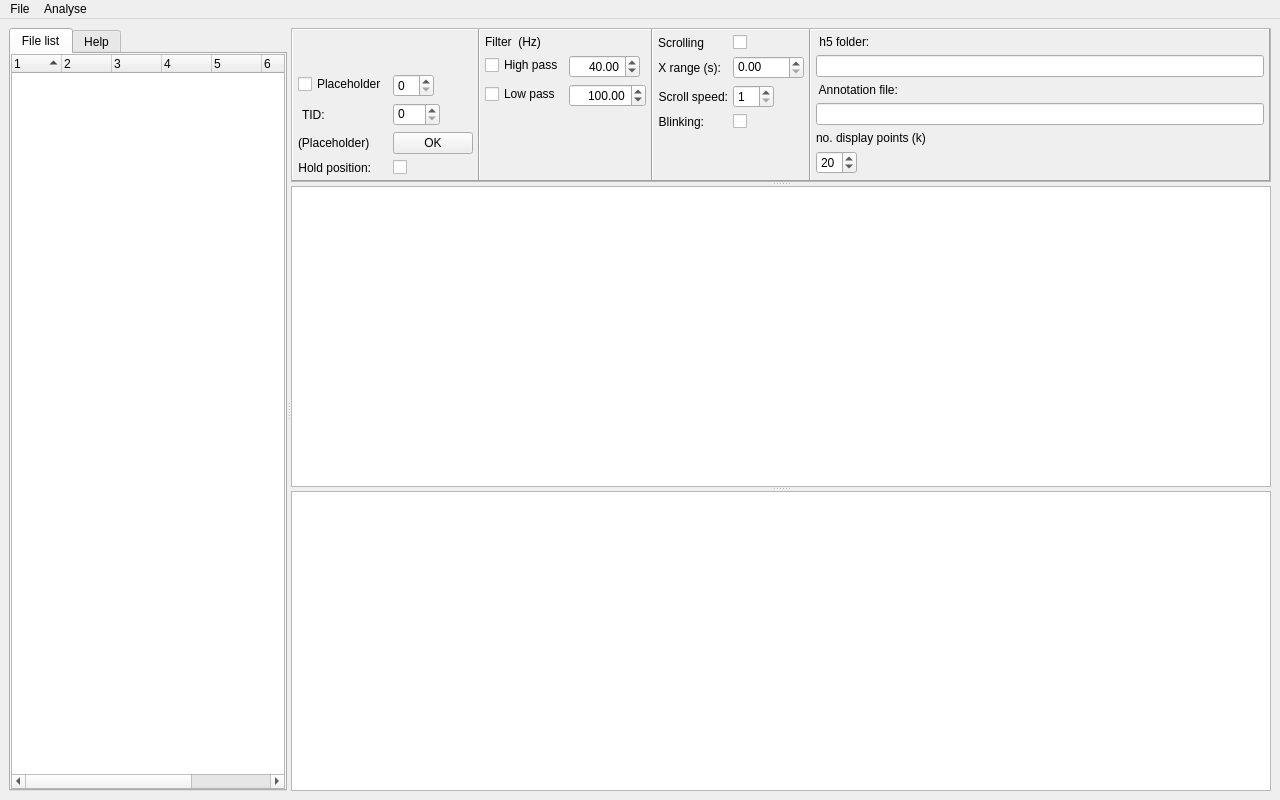
<?xml version="1.0" encoding="UTF-8"?>
<ui version="4.0">
 <class>MainWindow</class>
 <widget class="QMainWindow" name="MainWindow">
  <property name="geometry">
   <rect>
    <x>0</x>
    <y>0</y>
    <width>1280</width>
    <height>800</height>
   </rect>
  </property>
  <property name="windowTitle">
   <string>MainWindow</string>
  </property>
  <widget class="QWidget" name="centralwidget">
   <layout class="QGridLayout" name="gridLayout">
    <item row="0" column="0">
     <widget class="QSplitter" name="splitter_3">
      <property name="orientation">
       <enum>Qt::Horizontal</enum>
      </property>
      <widget class="QTabWidget" name="tabWidget">
       <property name="sizePolicy">
        <sizepolicy hsizetype="Preferred" vsizetype="Preferred">
         <horstretch>1</horstretch>
         <verstretch>0</verstretch>
        </sizepolicy>
       </property>
       <property name="currentIndex">
        <number>0</number>
       </property>
       <widget class="QWidget" name="widget">
        <attribute name="title">
         <string>File list</string>
        </attribute>
        <layout class="QVBoxLayout" name="verticalLayout_2">
         <property name="spacing">
          <number>0</number>
         </property>
         <property name="margin">
          <number>0</number>
         </property>
         <item>
          <widget class="QTreeWidget" name="treeWidget">
           <property name="enabled">
            <bool>true</bool>
           </property>
           <property name="sizePolicy">
            <sizepolicy hsizetype="Expanding" vsizetype="Expanding">
             <horstretch>0</horstretch>
             <verstretch>0</verstretch>
            </sizepolicy>
           </property>
           <property name="font">
            <font>
             <family>Helvetica Neue</family>
            </font>
           </property>
           <property name="autoExpandDelay">
            <number>-1</number>
           </property>
           <property name="columnCount">
            <number>8</number>
           </property>
           <attribute name="headerDefaultSectionSize">
            <number>50</number>
           </attribute>
           <attribute name="headerMinimumSectionSize">
            <number>5</number>
           </attribute>
           <attribute name="headerShowSortIndicator" stdset="0">
            <bool>true</bool>
           </attribute>
           <column>
            <property name="text">
             <string notr="true">1</string>
            </property>
            <property name="font">
             <font>
              <family>Helvetica Neue</family>
              <kerning>true</kerning>
             </font>
            </property>
           </column>
           <column>
            <property name="text">
             <string notr="true">2</string>
            </property>
            <property name="font">
             <font>
              <family>Helvetica Neue</family>
             </font>
            </property>
           </column>
           <column>
            <property name="text">
             <string notr="true">3</string>
            </property>
            <property name="font">
             <font>
              <family>Helvetica Neue</family>
             </font>
            </property>
           </column>
           <column>
            <property name="text">
             <string notr="true">4</string>
            </property>
            <property name="font">
             <font>
              <family>Helvetica Neue</family>
             </font>
            </property>
           </column>
           <column>
            <property name="text">
             <string notr="true">5</string>
            </property>
           </column>
           <column>
            <property name="text">
             <string notr="true">6</string>
            </property>
           </column>
           <column>
            <property name="text">
             <string notr="true">7</string>
            </property>
           </column>
           <column>
            <property name="text">
             <string notr="true">8</string>
            </property>
           </column>
          </widget>
         </item>
        </layout>
       </widget>
       <widget class="QWidget" name="tabWidgetPage2">
        <attribute name="title">
         <string>Help</string>
        </attribute>
        <layout class="QVBoxLayout" name="verticalLayout">
         <item>
          <widget class="QTextBrowser" name="textBrowser_4">
           <property name="sizePolicy">
            <sizepolicy hsizetype="Minimum" vsizetype="Expanding">
             <horstretch>0</horstretch>
             <verstretch>0</verstretch>
            </sizepolicy>
           </property>
           <property name="baseSize">
            <size>
             <width>300</width>
             <height>0</height>
            </size>
           </property>
           <property name="font">
            <font>
             <pointsize>10</pointsize>
            </font>
           </property>
           <property name="html">
            <string>&lt;!DOCTYPE HTML PUBLIC &quot;-//W3C//DTD HTML 4.0//EN&quot; &quot;http://www.w3.org/TR/REC-html40/strict.dtd&quot;&gt;
&lt;html&gt;&lt;head&gt;&lt;meta name=&quot;qrichtext&quot; content=&quot;1&quot; /&gt;&lt;style type=&quot;text/css&quot;&gt;
p, li { white-space: pre-wrap; }
&lt;/style&gt;&lt;/head&gt;&lt;body style=&quot; font-family:'.SF NS Text'; font-size:10pt; font-weight:400; font-style:normal;&quot;&gt;
&lt;p style=&quot; margin-top:0px; margin-bottom:0px; margin-left:0px; margin-right:0px; -qt-block-indent:0; text-indent:0px;&quot;&gt;&lt;span style=&quot; font-family:'MS Shell Dlg 2'; font-size:11pt; font-weight:600;&quot;&gt;Mouse functionality and keyboard shortcuts&lt;/span&gt;&lt;/p&gt;
&lt;p style=&quot;-qt-paragraph-type:empty; margin-top:0px; margin-bottom:0px; margin-left:0px; margin-right:0px; -qt-block-indent:0; text-indent:0px; font-family:'MS Shell Dlg 2'; font-size:11pt; font-weight:600;&quot;&gt;&lt;br /&gt;&lt;/p&gt;
&lt;p style=&quot; margin-top:0px; margin-bottom:0px; margin-left:0px; margin-right:0px; -qt-block-indent:0; text-indent:0px;&quot;&gt;&lt;span style=&quot; font-family:'MS Shell Dlg 2'; font-size:11pt;&quot;&gt;Mouse: Scroll when hovering over either axis in the main plot to zoom that axis only. Scrolling when in the middle will zoom both axes at the same time - you probably don't want that.&lt;/span&gt;&lt;/p&gt;
&lt;p style=&quot; margin-top:12px; margin-bottom:12px; margin-left:0px; margin-right:0px; -qt-block-indent:0; text-indent:0px;&quot;&gt;&lt;span style=&quot; font-family:'MS Shell Dlg 2'; font-size:11pt;&quot;&gt;Up arrow: 		Zoom in / speed up &lt;/span&gt;&lt;/p&gt;
&lt;p style=&quot; margin-top:12px; margin-bottom:12px; margin-left:0px; margin-right:0px; -qt-block-indent:0; text-indent:0px;&quot;&gt;&lt;span style=&quot; font-family:'MS Shell Dlg 2'; font-size:11pt;&quot;&gt;Down arrow: 	Zoom out / slow down &lt;/span&gt;&lt;/p&gt;
&lt;p style=&quot; margin-top:12px; margin-bottom:12px; margin-left:0px; margin-right:0px; -qt-block-indent:0; text-indent:0px;&quot;&gt;&lt;span style=&quot; font-family:'MS Shell Dlg 2'; font-size:11pt;&quot;&gt;Right arrow: 	Step right / scroll forwards &lt;/span&gt;&lt;/p&gt;
&lt;p style=&quot; margin-top:12px; margin-bottom:12px; margin-left:0px; margin-right:0px; -qt-block-indent:0; text-indent:0px;&quot;&gt;&lt;span style=&quot; font-family:'MS Shell Dlg 2'; font-size:11pt;&quot;&gt;Left arrow: 	Step left / scroll backwards&lt;/span&gt;&lt;/p&gt;
&lt;p style=&quot; margin-top:12px; margin-bottom:12px; margin-left:0px; margin-right:0px; -qt-block-indent:0; text-indent:0px;&quot;&gt;&lt;span style=&quot; font-family:'MS Shell Dlg 2'; font-size:11pt;&quot;&gt;Numbers: 		Set plot time interval &lt;/span&gt;&lt;/p&gt;
&lt;p style=&quot; margin-top:12px; margin-bottom:12px; margin-left:0px; margin-right:0px; -qt-block-indent:0; text-indent:0px;&quot;&gt;&lt;span style=&quot; font-family:'MS Shell Dlg 2'; font-size:11pt;&quot;&gt;B key: 		Toggle blink vs scroll &lt;/span&gt;&lt;/p&gt;
&lt;p style=&quot; margin-top:12px; margin-bottom:12px; margin-left:0px; margin-right:0px; -qt-block-indent:0; text-indent:0px;&quot;&gt;&lt;span style=&quot; font-family:'MS Shell Dlg 2'; font-size:11pt;&quot;&gt;Space bar:		Start scrolling (or blinking)&lt;/span&gt;&lt;/p&gt;
&lt;p style=&quot;-qt-paragraph-type:empty; margin-top:12px; margin-bottom:12px; margin-left:0px; margin-right:0px; -qt-block-indent:0; text-indent:0px; font-family:'MS Shell Dlg 2'; font-size:11pt;&quot;&gt;&lt;br /&gt;&lt;/p&gt;
&lt;p style=&quot; margin-top:12px; margin-bottom:12px; margin-left:0px; margin-right:0px; -qt-block-indent:0; text-indent:0px;&quot;&gt;&lt;span style=&quot; font-family:'MS Shell Dlg 2'; font-size:11pt;&quot;&gt;Left click + Shift:	Mark start of an event in uppper window&lt;/span&gt;&lt;/p&gt;
&lt;p style=&quot; margin-top:12px; margin-bottom:12px; margin-left:0px; margin-right:0px; -qt-block-indent:0; text-indent:0px;&quot;&gt;&lt;span style=&quot; font-family:'MS Shell Dlg 2'; font-size:11pt;&quot;&gt;Left click + Alt: 	Mark end of event&lt;/span&gt;&lt;/p&gt;
&lt;p style=&quot; margin-top:12px; margin-bottom:12px; margin-left:0px; margin-right:0px; -qt-block-indent:0; text-indent:0px;&quot;&gt;&lt;span style=&quot; font-family:'MS Shell Dlg 2'; font-size:11pt;&quot;&gt;Hold position checkbox: This controls the x axis position when you select another file in the file list. If the checkbox is ticked the xaxis position will be held. If unticked (default), selecting another file will move the window to the start of that file. &lt;/span&gt;&lt;/p&gt;&lt;/body&gt;&lt;/html&gt;</string>
           </property>
          </widget>
         </item>
        </layout>
       </widget>
      </widget>
      <widget class="QSplitter" name="splitter_2">
       <property name="sizePolicy">
        <sizepolicy hsizetype="Preferred" vsizetype="Expanding">
         <horstretch>100</horstretch>
         <verstretch>0</verstretch>
        </sizepolicy>
       </property>
       <property name="orientation">
        <enum>Qt::Vertical</enum>
       </property>
       <widget class="QFrame" name="frame_5">
        <property name="sizePolicy">
         <sizepolicy hsizetype="Preferred" vsizetype="Preferred">
          <horstretch>1</horstretch>
          <verstretch>1</verstretch>
         </sizepolicy>
        </property>
        <property name="maximumSize">
         <size>
          <width>16777215</width>
          <height>180</height>
         </size>
        </property>
        <property name="frameShape">
         <enum>QFrame::StyledPanel</enum>
        </property>
        <property name="frameShadow">
         <enum>QFrame::Raised</enum>
        </property>
        <layout class="QHBoxLayout" name="horizontalLayout">
         <property name="spacing">
          <number>0</number>
         </property>
         <property name="sizeConstraint">
          <enum>QLayout::SetMinimumSize</enum>
         </property>
         <property name="margin">
          <number>0</number>
         </property>
         <item>
          <widget class="QFrame" name="frame_4">
           <property name="sizePolicy">
            <sizepolicy hsizetype="Preferred" vsizetype="Preferred">
             <horstretch>20</horstretch>
             <verstretch>0</verstretch>
            </sizepolicy>
           </property>
           <property name="frameShape">
            <enum>QFrame::Panel</enum>
           </property>
           <property name="frameShadow">
            <enum>QFrame::Raised</enum>
           </property>
           <layout class="QFormLayout" name="formLayout_3">
            <property name="fieldGrowthPolicy">
             <enum>QFormLayout::FieldsStayAtSizeHint</enum>
            </property>
            <property name="formAlignment">
             <set>Qt::AlignLeading|Qt::AlignLeft|Qt::AlignTop</set>
            </property>
            <property name="leftMargin">
             <number>5</number>
            </property>
            <property name="topMargin">
             <number>44</number>
            </property>
            <property name="rightMargin">
             <number>5</number>
            </property>
            <property name="bottomMargin">
             <number>5</number>
            </property>
            <item row="0" column="0">
             <widget class="QCheckBox" name="fft_checkbox">
              <property name="text">
               <string>Placeholder</string>
              </property>
             </widget>
            </item>
            <item row="0" column="1">
             <widget class="QSpinBox" name="spinBox"/>
            </item>
            <item row="2" column="0">
             <widget class="QLabel" name="label_6">
              <property name="maximumSize">
               <size>
                <width>200</width>
                <height>16777215</height>
               </size>
              </property>
              <property name="layoutDirection">
               <enum>Qt::LeftToRight</enum>
              </property>
              <property name="text">
               <string> TID: </string>
              </property>
              <property name="alignment">
               <set>Qt::AlignRight|Qt::AlignTrailing|Qt::AlignVCenter</set>
              </property>
             </widget>
            </item>
            <item row="2" column="1">
             <widget class="QSpinBox" name="tid_spinBox">
              <property name="maximumSize">
               <size>
                <width>51</width>
                <height>16777215</height>
               </size>
              </property>
              <property name="alignment">
               <set>Qt::AlignLeading|Qt::AlignLeft|Qt::AlignTop</set>
              </property>
              <property name="maximum">
               <number>500</number>
              </property>
             </widget>
            </item>
            <item row="3" column="0">
             <widget class="QLabel" name="label_8">
              <property name="text">
               <string>(Placeholder)</string>
              </property>
             </widget>
            </item>
            <item row="3" column="1">
             <widget class="QPushButton" name="add_extra_line">
              <property name="text">
               <string>OK</string>
              </property>
             </widget>
            </item>
            <item row="5" column="0">
             <widget class="QLabel" name="label_11">
              <property name="layoutDirection">
               <enum>Qt::LeftToRight</enum>
              </property>
              <property name="text">
               <string>Hold position:</string>
              </property>
              <property name="alignment">
               <set>Qt::AlignRight|Qt::AlignTrailing|Qt::AlignVCenter</set>
              </property>
             </widget>
            </item>
            <item row="5" column="1">
             <widget class="QCheckBox" name="checkbox_hold_trace_position">
              <property name="font">
               <font>
                <pointsize>8</pointsize>
               </font>
              </property>
              <property name="layoutDirection">
               <enum>Qt::LeftToRight</enum>
              </property>
              <property name="text">
               <string/>
              </property>
             </widget>
            </item>
           </layout>
          </widget>
         </item>
         <item>
          <widget class="QFrame" name="frame">
           <property name="sizePolicy">
            <sizepolicy hsizetype="Preferred" vsizetype="Preferred">
             <horstretch>20</horstretch>
             <verstretch>0</verstretch>
            </sizepolicy>
           </property>
           <property name="layoutDirection">
            <enum>Qt::LeftToRight</enum>
           </property>
           <property name="frameShape">
            <enum>QFrame::Panel</enum>
           </property>
           <property name="frameShadow">
            <enum>QFrame::Raised</enum>
           </property>
           <layout class="QFormLayout" name="formLayout_2">
            <property name="fieldGrowthPolicy">
             <enum>QFormLayout::ExpandingFieldsGrow</enum>
            </property>
            <property name="formAlignment">
             <set>Qt::AlignLeading|Qt::AlignLeft|Qt::AlignTop</set>
            </property>
            <property name="horizontalSpacing">
             <number>5</number>
            </property>
            <property name="margin">
             <number>5</number>
            </property>
            <item row="4" column="0">
             <widget class="QCheckBox" name="checkbox_hp_filter">
              <property name="text">
               <string>High pass</string>
              </property>
             </widget>
            </item>
            <item row="4" column="1">
             <widget class="QDoubleSpinBox" name="hp_filter_freq">
              <property name="sizePolicy">
               <sizepolicy hsizetype="Preferred" vsizetype="Fixed">
                <horstretch>0</horstretch>
                <verstretch>0</verstretch>
               </sizepolicy>
              </property>
              <property name="wrapping">
               <bool>false</bool>
              </property>
              <property name="alignment">
               <set>Qt::AlignRight|Qt::AlignTrailing|Qt::AlignVCenter</set>
              </property>
              <property name="maximum">
               <double>5120.000000000000000</double>
              </property>
              <property name="value">
               <double>40.000000000000000</double>
              </property>
             </widget>
            </item>
            <item row="7" column="0">
             <widget class="QCheckBox" name="checkbox_lp_filter">
              <property name="text">
               <string>Low pass</string>
              </property>
             </widget>
            </item>
            <item row="7" column="1">
             <widget class="QDoubleSpinBox" name="lp_filter_freq">
              <property name="sizePolicy">
               <sizepolicy hsizetype="Preferred" vsizetype="Fixed">
                <horstretch>0</horstretch>
                <verstretch>0</verstretch>
               </sizepolicy>
              </property>
              <property name="alignment">
               <set>Qt::AlignRight|Qt::AlignTrailing|Qt::AlignVCenter</set>
              </property>
              <property name="maximum">
               <double>30000.000000000000000</double>
              </property>
              <property name="value">
               <double>100.000000000000000</double>
              </property>
             </widget>
            </item>
            <item row="3" column="0">
             <widget class="QLabel" name="label_2">
              <property name="font">
               <font>
                <weight>50</weight>
                <bold>false</bold>
               </font>
              </property>
              <property name="layoutDirection">
               <enum>Qt::LeftToRight</enum>
              </property>
              <property name="text">
               <string>Filter  (Hz)</string>
              </property>
              <property name="alignment">
               <set>Qt::AlignCenter</set>
              </property>
             </widget>
            </item>
           </layout>
          </widget>
         </item>
         <item>
          <widget class="QFrame" name="frame_2">
           <property name="sizePolicy">
            <sizepolicy hsizetype="Preferred" vsizetype="Preferred">
             <horstretch>20</horstretch>
             <verstretch>0</verstretch>
            </sizepolicy>
           </property>
           <property name="frameShape">
            <enum>QFrame::Panel</enum>
           </property>
           <property name="frameShadow">
            <enum>QFrame::Raised</enum>
           </property>
           <layout class="QFormLayout" name="formLayout">
            <property name="fieldGrowthPolicy">
             <enum>QFormLayout::ExpandingFieldsGrow</enum>
            </property>
            <property name="formAlignment">
             <set>Qt::AlignLeading|Qt::AlignLeft|Qt::AlignTop</set>
            </property>
            <property name="horizontalSpacing">
             <number>5</number>
            </property>
            <property name="margin">
             <number>5</number>
            </property>
            <item row="0" column="0">
             <widget class="QLabel" name="label_7">
              <property name="font">
               <font>
                <weight>50</weight>
                <bold>false</bold>
               </font>
              </property>
              <property name="text">
               <string>Scrolling</string>
              </property>
              <property name="alignment">
               <set>Qt::AlignCenter</set>
              </property>
             </widget>
            </item>
            <item row="0" column="1">
             <widget class="QCheckBox" name="checkBox_scrolling">
              <property name="layoutDirection">
               <enum>Qt::LeftToRight</enum>
              </property>
              <property name="text">
               <string/>
              </property>
             </widget>
            </item>
            <item row="1" column="0">
             <widget class="QLabel" name="label_5">
              <property name="text">
               <string>X range (s):</string>
              </property>
              <property name="alignment">
               <set>Qt::AlignRight|Qt::AlignTrailing|Qt::AlignVCenter</set>
              </property>
             </widget>
            </item>
            <item row="1" column="1">
             <widget class="QDoubleSpinBox" name="xrange_spinBox">
              <property name="alignment">
               <set>Qt::AlignLeading|Qt::AlignLeft|Qt::AlignTop</set>
              </property>
              <property name="maximum">
               <double>3600.000000000000000</double>
              </property>
             </widget>
            </item>
            <item row="2" column="0">
             <widget class="QLabel" name="label">
              <property name="text">
               <string>Scroll speed:</string>
              </property>
              <property name="alignment">
               <set>Qt::AlignRight|Qt::AlignTrailing|Qt::AlignVCenter</set>
              </property>
             </widget>
            </item>
            <item row="2" column="1">
             <widget class="QSpinBox" name="scroll_speed_box">
              <property name="minimum">
               <number>1</number>
              </property>
             </widget>
            </item>
            <item row="3" column="0">
             <widget class="QLabel" name="label_10">
              <property name="layoutDirection">
               <enum>Qt::LeftToRight</enum>
              </property>
              <property name="text">
               <string>Blinking:</string>
              </property>
              <property name="alignment">
               <set>Qt::AlignRight|Qt::AlignTrailing|Qt::AlignVCenter</set>
              </property>
             </widget>
            </item>
            <item row="3" column="1">
             <widget class="QCheckBox" name="blink_box">
              <property name="layoutDirection">
               <enum>Qt::LeftToRight</enum>
              </property>
              <property name="text">
               <string/>
              </property>
             </widget>
            </item>
           </layout>
          </widget>
         </item>
         <item>
          <widget class="QFrame" name="frame_3">
           <property name="sizePolicy">
            <sizepolicy hsizetype="Preferred" vsizetype="Preferred">
             <horstretch>100</horstretch>
             <verstretch>0</verstretch>
            </sizepolicy>
           </property>
           <property name="frameShape">
            <enum>QFrame::Panel</enum>
           </property>
           <property name="frameShadow">
            <enum>QFrame::Raised</enum>
           </property>
           <layout class="QFormLayout" name="formLayout_4">
            <property name="fieldGrowthPolicy">
             <enum>QFormLayout::ExpandingFieldsGrow</enum>
            </property>
            <property name="formAlignment">
             <set>Qt::AlignLeading|Qt::AlignLeft|Qt::AlignTop</set>
            </property>
            <property name="horizontalSpacing">
             <number>5</number>
            </property>
            <property name="margin">
             <number>5</number>
            </property>
            <item row="0" column="0">
             <widget class="QLabel" name="label_4">
              <property name="text">
               <string> h5 folder:</string>
              </property>
              <property name="alignment">
               <set>Qt::AlignLeading|Qt::AlignLeft|Qt::AlignVCenter</set>
              </property>
             </widget>
            </item>
            <item row="1" column="0" colspan="2">
             <widget class="QLineEdit" name="predictions_file_display">
              <property name="sizePolicy">
               <sizepolicy hsizetype="Preferred" vsizetype="Fixed">
                <horstretch>0</horstretch>
                <verstretch>0</verstretch>
               </sizepolicy>
              </property>
             </widget>
            </item>
            <item row="2" column="0">
             <widget class="QLabel" name="label_3">
              <property name="text">
               <string> Annotation file:</string>
              </property>
              <property name="alignment">
               <set>Qt::AlignLeading|Qt::AlignLeft|Qt::AlignVCenter</set>
              </property>
             </widget>
            </item>
            <item row="4" column="0" colspan="2">
             <widget class="QLineEdit" name="h5_folder_display">
              <property name="sizePolicy">
               <sizepolicy hsizetype="Preferred" vsizetype="Fixed">
                <horstretch>0</horstretch>
                <verstretch>0</verstretch>
               </sizepolicy>
              </property>
              <property name="dragEnabled">
               <bool>true</bool>
              </property>
              <property name="readOnly">
               <bool>true</bool>
              </property>
              <property name="cursorMoveStyle">
               <enum>Qt::VisualMoveStyle</enum>
              </property>
             </widget>
            </item>
            <item row="6" column="0">
             <widget class="QSpinBox" name="downsample_spinbox">
              <property name="minimum">
               <number>1</number>
              </property>
              <property name="value">
               <number>20</number>
              </property>
             </widget>
            </item>
            <item row="5" column="0">
             <widget class="QLabel" name="label_9">
              <property name="text">
               <string>no. display points (k)</string>
              </property>
             </widget>
            </item>
           </layout>
          </widget>
         </item>
        </layout>
       </widget>
       <widget class="QSplitter" name="splitter">
        <property name="sizePolicy">
         <sizepolicy hsizetype="Preferred" vsizetype="Expanding">
          <horstretch>100</horstretch>
          <verstretch>100</verstretch>
         </sizepolicy>
        </property>
        <property name="orientation">
         <enum>Qt::Vertical</enum>
        </property>
        <widget class="GraphicsLayoutWidget" name="overview_plot">
         <property name="baseSize">
          <size>
           <width>800</width>
           <height>300</height>
          </size>
         </property>
        </widget>
        <widget class="GraphicsLayoutWidget" name="GraphicsLayoutWidget">
         <property name="enabled">
          <bool>true</bool>
         </property>
         <property name="sizePolicy">
          <sizepolicy hsizetype="Expanding" vsizetype="Expanding">
           <horstretch>10</horstretch>
           <verstretch>0</verstretch>
          </sizepolicy>
         </property>
         <property name="baseSize">
          <size>
           <width>800</width>
           <height>300</height>
          </size>
         </property>
        </widget>
       </widget>
      </widget>
     </widget>
    </item>
   </layout>
  </widget>
  <widget class="QMenuBar" name="menuBar">
   <property name="geometry">
    <rect>
     <x>0</x>
     <y>0</y>
     <width>1280</width>
     <height>22</height>
    </rect>
   </property>
   <widget class="QMenu" name="menuFile">
    <property name="title">
     <string>File</string>
    </property>
    <addaction name="actionLoad_Library"/>
    <addaction name="actionLoad_Predictions"/>
    <addaction name="actionLoad_h5_folder"/>
    <addaction name="separator"/>
    <addaction name="actionSave_annotations"/>
    <addaction name="actionSet_default_folder"/>
    <addaction name="separator"/>
    <addaction name="actionSubstates_Window"/>
   </widget>
   <widget class="QMenu" name="menuAnalyse">
    <property name="title">
     <string>Analyse</string>
    </property>
    <addaction name="actionConvert_ndf_to_h5"/>
    <addaction name="separator"/>
    <addaction name="actionAdd_features_to_h5_folder"/>
    <addaction name="separator"/>
    <addaction name="actionLibrary_logistics"/>
    <addaction name="separator"/>
    <addaction name="actionClassifier_components"/>
    <addaction name="actionApply_classifier_to_ndf_folder"/>
    <addaction name="separator"/>
    <addaction name="actionOpen_in_Jupyter_notebook"/>
   </widget>
   <addaction name="menuFile"/>
   <addaction name="menuAnalyse"/>
  </widget>
  <action name="actionSave_annotations">
   <property name="text">
    <string>Save annotations</string>
   </property>
  </action>
  <action name="actionLoad_Library">
   <property name="text">
    <string>Load Library</string>
   </property>
  </action>
  <action name="actionLoad_Predictions">
   <property name="text">
    <string>Load predictions</string>
   </property>
  </action>
  <action name="actionLoad_h5_folder">
   <property name="text">
    <string>Load h5 folder</string>
   </property>
  </action>
  <action name="actionConvert_dir_to_h5">
   <property name="text">
    <string>Convert dir to h5</string>
   </property>
  </action>
  <action name="actionConvert_ndf_to_h5">
   <property name="text">
    <string>Convert ndf folder to h5</string>
   </property>
  </action>
  <action name="actionLibrary_logistics">
   <property name="text">
    <string>Library logistics</string>
   </property>
  </action>
  <action name="actionAdd_to_library">
   <property name="text">
    <string>Add to library</string>
   </property>
  </action>
  <action name="actionAdd_labels_to_library">
   <property name="text">
    <string>Add labels to library</string>
   </property>
  </action>
  <action name="actionAdd_features_to_library">
   <property name="text">
    <string>Add features to library</string>
   </property>
  </action>
  <action name="actionClassifier_components">
   <property name="text">
    <string>Classifier components</string>
   </property>
  </action>
  <action name="actionRun_classifer_on_h5_dir">
   <property name="text">
    <string>Run classifer on h5 dir</string>
   </property>
  </action>
  <action name="actionRun_classifer_on_ndf_dir">
   <property name="text">
    <string>Run classifer on ndf dir</string>
   </property>
  </action>
  <action name="actionSet_default_folder">
   <property name="text">
    <string>Set default folder</string>
   </property>
  </action>
  <action name="actionAdd_features_to_h5_folder">
   <property name="text">
    <string>Add features to h5 folder</string>
   </property>
  </action>
  <action name="actionFolder_for_substates">
   <property name="text">
    <string>Folder for substates</string>
   </property>
  </action>
  <action name="actionSubstates_Window">
   <property name="text">
    <string>Substates Window</string>
   </property>
  </action>
  <action name="actionOpen_in_Jupyter_notebook">
   <property name="text">
    <string>Open in Jupyter notebook</string>
   </property>
  </action>
  <action name="actionApply_classifier_to_ndf_folder">
   <property name="text">
    <string>Apply classifier to ndf folder</string>
   </property>
  </action>
 </widget>
 <customwidgets>
  <customwidget>
   <class>GraphicsLayoutWidget</class>
   <extends>QGraphicsView</extends>
   <header>pyqtgraph</header>
  </customwidget>
 </customwidgets>
 <resources/>
 <connections/>
</ui>
